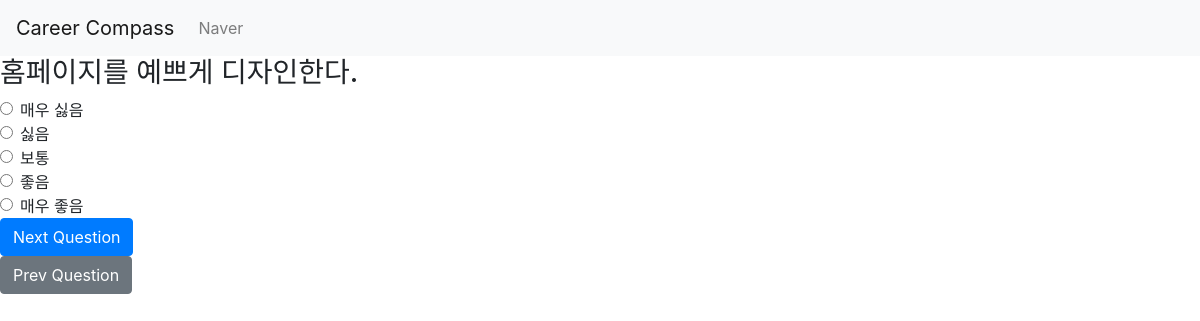
Page /polls/1/ on the earlier database version.
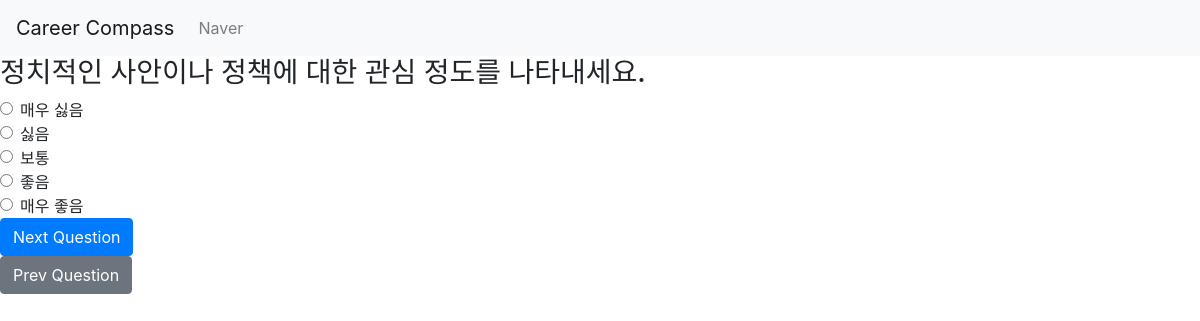
Same page on the later database version.
### polls/models.py (models this page shows)
class Question(models.Model):
    question_text = models.CharField(max_length=200)
    question_code = models.IntegerField()

### polls/views.py (the view, shortened to what this page needs)
# urls.py: path('<int:question_id>/', PollView.as_view(), name='poll'),
class PollView(View):
    template_name = 'index.html'
    def get(self, request, question_id):
        question = get_object_or_404(Question, pk=question_id)
        return render(request, self.template_name, {'question': question, 'question_id': question_id})

### templates/index.html (shortened to what this page needs)
<!DOCTYPE html>
<html lang="en">
<head>
    <link rel="stylesheet" href="https://cdn.jsdelivr.net/npm/bootstrap@4.4.1/dist/css/bootstrap.min.css">
</head>
<body>
<nav class="navbar navbar-expand-lg navbar-light bg-light">
    <a class="navbar-brand" href="/polls/1">Career Compass</a>
    <div class="collapse navbar-collapse" id="navbarSupportedContent">
      <ul class="navbar-nav mr-auto">
        <li class="nav-item">
          <a class="nav-link" href="https://www.naver.com">Naver</a>
        </li>
      </ul>
    </div>
</nav>
<form method="post" class="form">
    <h3>{{ question.question_text }}</h3>
    <div class="form-check">
        <input class="form-check-input" type="radio" name="question_{{ question_id }}" value="1" id="choice1" required>
        <label class="form-check-label" for="choice1">매우 싫음</label>
    </div>
    <div class="form-check">
        <input class="form-check-input" type="radio" name="question_{{ question_id }}" value="2" id="choice2" required>
        <label class="form-check-label" for="choice2">싫음</label>
    </div>
    <div class="form-check">
        <input class="form-check-input" type="radio" name="question_{{ question_id }}" value="3" id="choice3" required>
        <label class="form-check-label" for="choice3">보통</label>
    </div>
    <div class="form-check">
        <input class="form-check-input" type="radio" name="question_{{ question_id }}" value="4" id="choice4" required>
        <label class="form-check-label" for="choice4">좋음</label>
    </div>
    <div class="form-check">
        <input class="form-check-input" type="radio" name="question_{{ question_id }}" value="5" id="choice5" required>
        <label class="form-check-label" for="choice5">매우 좋음</label>
    </div>
    <button type="submit" class="btn btn-primary">Next Question</button>
</form>
<a href="{% url 'polls:poll' question_id=question_id|add:'-1' %}" class="btn btn-secondary">Prev Question</a>
</body>
</html>

Differences in the rows shown:
changed Question: question_text "홈페이지를 예쁘게 디자인한다." → "정치적인 사안이나 정책에 대한 관심 정도를 나타내세요."
